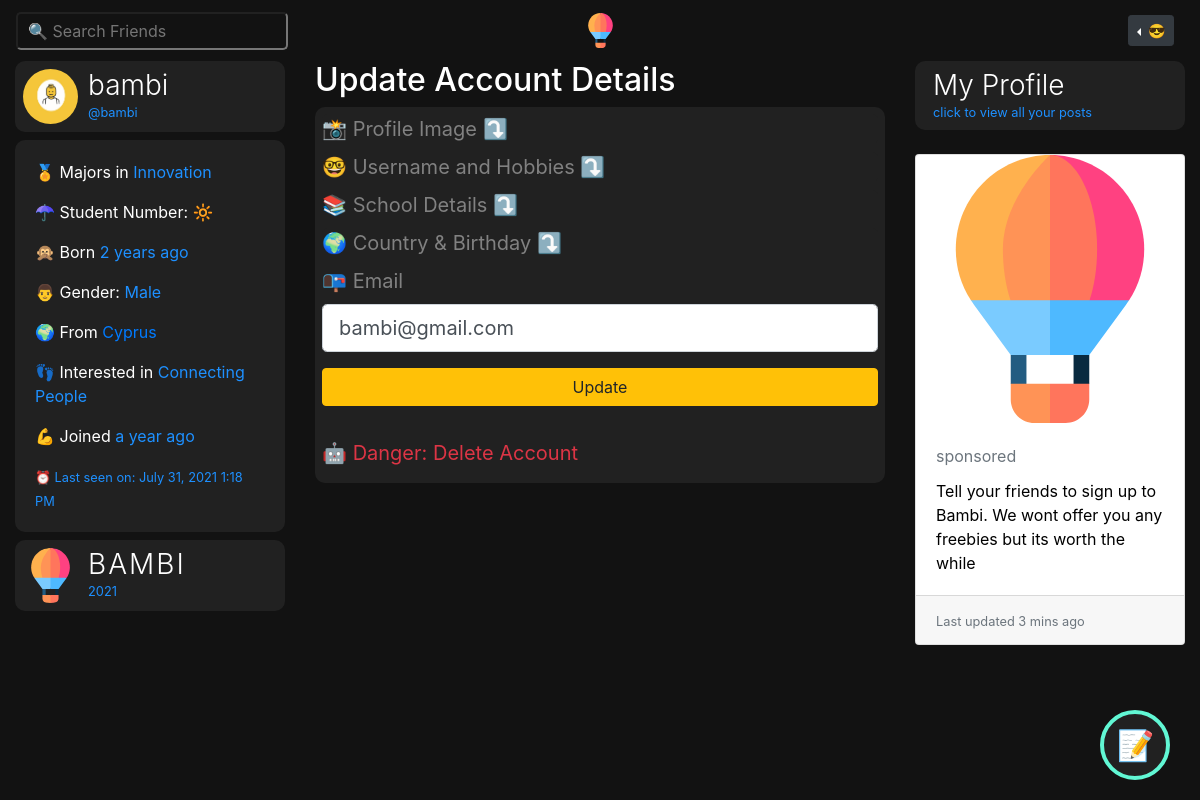
Page /account (signed in) on the committed database.
### bambiv3/models.py (models this page shows, shortened)
class User(db.Model, UserMixin):
	id = db.Column(db.Integer, primary_key=True)
	username = db.Column(db.String(20), unique=True, nullable=False)
	email = db.Column(db.String(120), unique=True, nullable=False)
	image_file = db.Column(db.String(20), nullable=False, default='default.jpg')
	password = db.Column(db.String(60), nullable=False)
	last_seen = db.Column(db.DateTime, default=datetime.utcnow)
	date_joined = db.Column(db.DateTime, nullable=False, default=datetime.utcnow)
	department = db.Column(db.String(20), nullable=False)
	student_number = db.Column(db.Integer(), unique=True, nullable=False)
	age = db.Column(db.DateTime, nullable=False)
	gender = db.Column(db.String(20), nullable=False)
	country = db.Column(db.String(20), nullable=False)
	hobby = db.Column(db.String(20), nullable=False)
	bio = db.Column(db.String(120), nullable=True)
	private = db.Column(db.Boolean, default=False, nullable=False)
	single = db.Column(db.Boolean, default=False, nullable=False)
	snapchat = db.Column(db.String(20),default=False, nullable=False)
	instagram = db.Column(db.String(20),default=False, nullable=False)
	posts = db.relationship('Post', backref='author', lazy=True, cascade="all, delete-orphan")
	products = db.relationship('Product', backref='author', lazy=True, cascade="all, delete-orphan")
	comments = db.relationship("Comment", backref="author", lazy="dynamic", cascade="all, delete-orphan")
	followed = db.relationship(
		'User', secondary=followers,
		primaryjoin=(followers.c.follower_id == id),
		secondaryjoin=(followers.c.followed_id == id),
		backref=db.backref('followers', lazy='dynamic'), lazy='dynamic')
	messages_sent = db.relationship('Message',
									foreign_keys='Message.sender_id',
									backref='author', lazy='dynamic', cascade="all, delete-orphan")
	messages_received = db.relationship('Message',
										foreign_keys='Message.recipient_id',
										backref='recipient', lazy='dynamic', cascade="all, delete-orphan")
	last_message_read_time = db.Column(db.DateTime)
	def new_messages(self):
		last_read_time = self.last_message_read_time or datetime(1900, 1, 1)
		return Message.query.filter_by(recipient=self).filter(
			Message.timestamp > last_read_time).count()

### bambiv3/routes.py (the view)
@app.route('/account', methods=['GET', 'POST'])
@login_required
def account():
	form = UpdateAccountForm()
	if form.validate_on_submit():
		if form.picture.data:
			picture_file = profile_img(form.picture.data)
			current_user.image_file = picture_file
		current_user.username = form.username.data.lower()
		current_user.email = form.email.data
		current_user.department = form.department.data
		current_user.student_number = form.student_number.data
		current_user.country = form.country.data
		current_user.age = form.age.data
		current_user.hobby = form.hobby.data
		db.session.commit()
		flash('Your Account has been updated', 'info')
		return redirect(url_for('account'))
	elif request.method == 'GET':
		form.username.data = current_user.username
		form.email.data = current_user.email
		form.department.data = current_user.department
		form.student_number.data = current_user.student_number
		form.country.data = current_user.country
		form.age.data = current_user.age
		form.hobby.data = current_user.hobby
	image_file = url_for('static', filename='profile_pics/' + current_user.image_file)
	return render_template('account.html', title='Account', image_file=image_file, form=form)

### bambiv3/forms.py (shortened to what this page needs)
class UpdateAccountForm(FlaskForm):
	username = StringField('Username', validators = [DataRequired(), Length(min=2, max=20), Regexp(r'^[\w.-_.]+$')])
	email = StringField('Email', validators = [DataRequired(), Email()])
	picture = FileField('', validators=[FileAllowed(['jpg', 'jpeg' , 'png'])])
	department = StringField('Department', validators=[DataRequired()])
	student_number = StringField('Student Number', validators=[DataRequired()])
	country = StringField('Country', validators=[DataRequired()])
	age = DateField('birthday', format='%d-%m-%Y', validators=[DataRequired()])
	hobby = StringField('Hobby', validators=[DataRequired()])
	snapchat = StringField('Snapchat')
	instagram = StringField('Instagram')
	bio = PageDownField('Bio')
	private = BooleanField('Private?')
	single = BooleanField('Single & Searchin?')
	submit = SubmitField('Update')

### bambiv3/models.py (called while the page is built)
@login_manager.user_loader
def load_user(user_id):
	return User.query.get(int(user_id))

### bambiv3/routes.py (called while the page is built)
@app.before_request
def before_request():
	if current_user.is_authenticated:
		current_user.last_seen = datetime.utcnow()
		db.session.commit()

### bambiv3/templates/account.html (shortened to what this page needs)
{% extends "layout.html" %}
{% block content %}
<div class="container-fluid">
	<div class="row">
		<div class="col-lg-3 d-none d-lg-block position-fixed">
		  <a href="{{ url_for('user_posts',username=current_user.username) }}" style="text-decoration:none;">
			<header class="mb-2">
		        <img src="{{ image_file }}" alt="user profile" class="profile-thumbnail">
		        <div class="profile-name">
		          <h3>{{current_user.username}}</h3>
		          <small>@{{current_user.email.split("@")[0] | lower}}</small>
		        </div>
		      </header>
		  </a>
		    <div class="about mb-2" style="color:#fff;background:#212121;border-radius:10px;">
		    <div class="card-body">
		      <p> 🏅 Majors in <span>{{current_user.department}}</span></p>
		      <p> ☂ Student Number: <span>{{current_user.student_number}}</span></p>
		      <p> 🙊 Born <span>{{ moment(current_user.age).fromNow() }}</span></p>
		      <p> {% if current_user.gender == 'male' %} 👨 {% else %}👩 {% endif %} Gender: <span>{{current_user.gender.title()}}</span></p>
		      <p> 🌍 From <a href="https://www.google.com/maps?q={{current_user.country.title()}}" target="_blank">{{current_user.country.title()}}</a></p>
		      <p> 👣 Interested in <span>{{current_user.hobby}}</span></p>
		      <p> 💪 Joined <span>{{ moment(current_user.date_joined).fromNow() }}</span></p>
		      <small>⏰ Last seen on: {{ moment(current_user.last_seen).format('LLL') }}</small>
		    </div>
		  </div>
		  <header>
		    <img src="{{ url_for('static', filename='resources/' + 'logo.svg') }}" alt="logo" class="profile-thumbnail">
		    <div class="profile-name">
		      <h3 class="logo">BAMBI</h3>
		      <small id="year"></small>
		    </div>
		  </header>
		</div>
		<div class="col-lg-6 offset-lg-3">
			<h2>Update Account Details</h2>
			<div class="post">
			  <div id="inner">
			   <div class="content-section">
				  <form method="POST" action="" enctype="multipart/form-data">
            <fieldset class="form-group">
              <div class="mb-2" style="background:#212121;font-size:20px;display:block;border-radius:5px;">
	          <a data-toggle="collapse" href="#dp" role="button" aria-expanded="false" aria-controls="dp" style="text-decoration:none;color:#818181;">📸 Profile Image ⤵</a>
          </div>
              <div class="mb-2" style="background:#212121;padding:;font-size:20px;display:block;border-radius:5px;">
	          <a data-toggle="collapse" href="#names" role="button" aria-expanded="false" aria-controls="names" style="text-decoration:none;color:#818181;">🤓 Username and Hobbies ⤵</a>
          </div>
              <div class="mb-2" style="background:#212121;font-size:20px;display:block;border-radius:5px;">
	          <a data-toggle="collapse" href="#deets" role="button" aria-expanded="false" aria-controls="deets" style="text-decoration:none;color:#818181;">📚 School Details ⤵</a>
              <div class="mb-2 mt-2" style="background:#212121;padding:;font-size:20px;display:block;border-radius:5px;">
	          <a data-toggle="collapse" href="#country" role="button" aria-expanded="false" aria-controls="country" style="text-decoration:none;color:#818181;">🌍 Country & Birthday ⤵</a>
              <div class="form-group mt-2">
                <a style="text-decoration:none;font-size:20px;color:#818181;">📭 {{ form.email.label(class="form-control-label") }}</a>
                {% if form.email.errors %}
                {{ form.email(class="form-control form-control-lg is-invalid") }}
                <div class="invalid-feedback">
                  {% for error in form.email.errors %}
                  <span>{{ error }}</span>
                  {% endfor %}
                </div>
                {% else %}
                {{ form.email(class="form-control form-control-lg") }}
                {% endif %}
              </div>
          </div>
              <div class="form-group mt-2">
              	{{ form.submit(class="btn btn-block btn-warning") }}
              </div>
            </fieldset>
          </form>
          	<div class="mb-2" style="background:#212121;padding:;font-size:20px;display:block;">
	        <a class="text-danger" data-toggle="collapse" href="#delete_account" role="button" aria-expanded="false" aria-controls="delete_account" style="text-decoration:none;color:">🤖 Danger: Delete Account</a>
	     </div>
			  </div>
		</div>
			</div>
		</div>
		<div class="col-lg-3 d-none d-lg-block position-fixed offset-lg-9">
			 <header data-toggle="modal" data-target="#profile"><a style="text-decoration:none;" href="{{url_for('user_posts', username=current_user.username)}}">
		        <div class="profile-name">
		          <h3 style="color:#fff;">My Profile</h3>
		          <small>click to view all your posts</small>
		        </div>
		        </a>
		      </header>
		      <br>
			<div class="card" style="color:#000;">
		      <img class="card-img-top" src="{{ url_for('static', filename='resources/' + 'logo.svg') }}" alt="logo">
		      <div class="card-body">
		        <h5 class="card-title"><small class="text-muted">sponsored</small></h5>
		        <p class="card-text">Tell your friends to sign up to Bambi. We wont offer you any freebies but its worth the while</p>
		      </div>
		      <div class="card-footer">
		        <small class="text-muted">Last updated 3 mins ago</small>
		      </div>
		    </div>
		</div>
	</div>
</div>
{% endblock content %}

### bambiv3/static/main.css (style rules this page uses)
body { background:#121212; color:#fff; }
.logo { color:#fff; letter-spacing:2px; }
.about span, small { color:#1e90ff; }
h3 { font-weight: 300; }
header { display: flex; flex-direction: row; color:#fff; background:#212121; border-radius:10px; padding:8px; cursor:pointer; }
header .profile-thumbnail { width: 55px; height: 55px; border-radius: 50%; }
header .profile-name { display: flex; flex-direction:column; margin-left: 10px; }
header h3, header h4 { display: flex; margin: 0; }
.post { background:#212121; border-radius:10px; padding:7px; }

### rows in the picture
User: username "bambi", email "bambi", department "Innovation", student_number "🔆", age "2 years ago", gender "Male", country "Cyprus", hobby "Connecting People", date_joined "a year ago", last_seen "July 31, 2021 1:18 PM", email "bambi@gmail.com"
